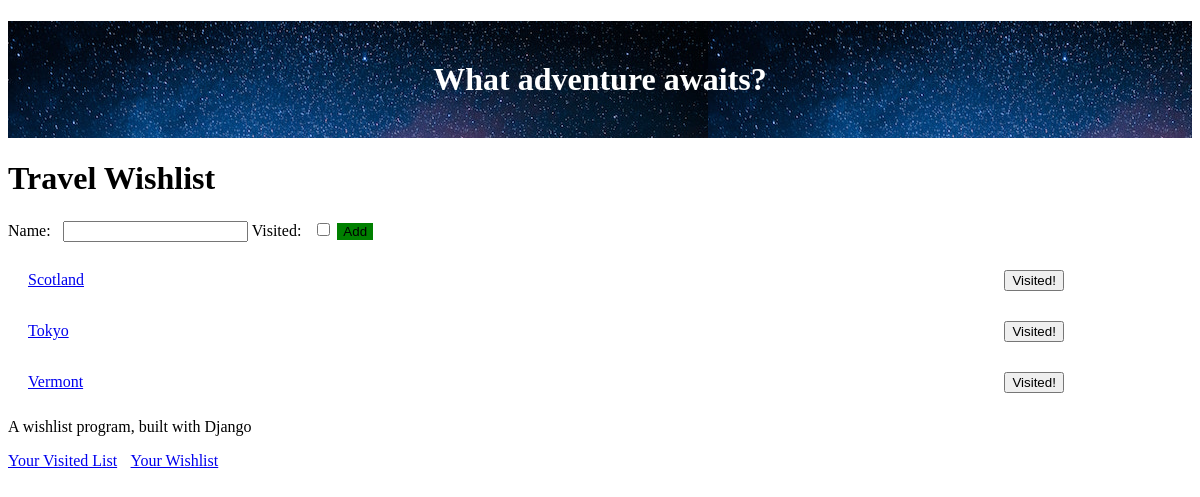
Page / (signed in) on the earlier database version.
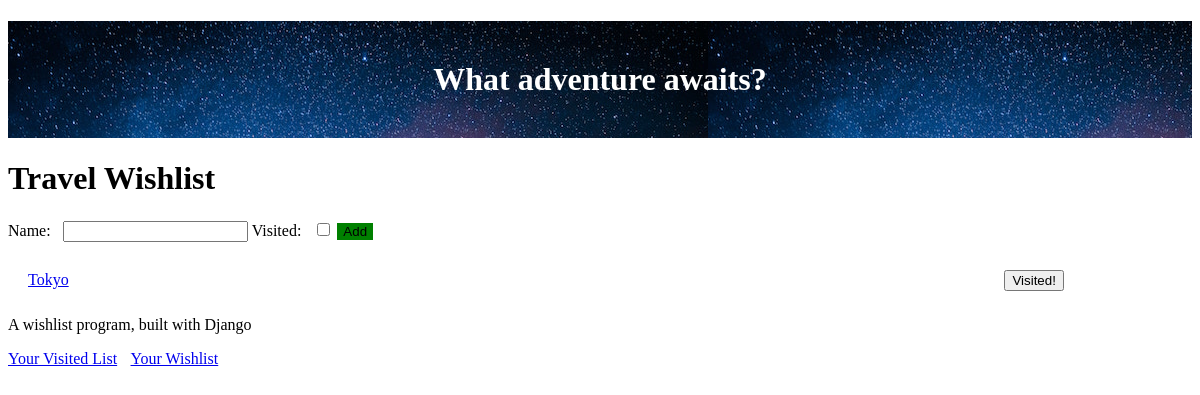
Same page on the later database version.
### travel_wishlist/models.py (models this page shows, shortened)
class Place(models.Model):
    user = models.ForeignKey('auth.User', null=False, on_delete=models.CASCADE)
    name = models.CharField(max_length=200)#Max length of title
    visited = models.BooleanField(default=False)#True/False field
    notes = models.TextField(blank=True, null=True)
    date_visited = models.DateField(blank=True, null=True)
    photo = models.ImageField(upload_to='user_images/', blank=True, null=True)

### travel_wishlist/views.py (the view, shortened to what this page needs)
# urls.py: path('', views.place_list, name = 'place_list'),#creates place_list url
@login_required #one user name required
def place_list(request):
    places = Place.objects.filter(user=request.user, visited = False).order_by('name')
    new_place_form = NewPlaceForm()
    return render(request, 'travel_wishlist/wishlist.html', {'places':places, 'new_place_form': new_place_form})

### travel_wishlist/forms.py
class NewPlaceForm(forms.ModelForm):
    class Meta:
        model = Place
        fields = ('name', 'visited')

### travel_wishlist/templates/travel_wishlist/wishlist.html (shortened to what this page needs)
{% extends 'travel_wishlist/base.html' %}
{% block content %}
<h1>Travel Wishlist</h1>
<form method="POST" action="{% url 'place_list' %}">
    {{ new_place_form }}
    <button id="add-new-place" type="submit">Add</button>
</form>
{% for place in places %}
<div class="wishlist-place">
    <span class = place-name>
        <a href="{% url 'place_details' place.id %}">{{ place.name }}</a>
    </span>
    <form class="visited-form" method="POST" action="{% url 'place_was_visited' place.id %}">
        <button>Visited!</button>
    </form>
</div>
{% empty %}
<p>You have no places in your wishlistlist</p>
{% endfor %}
{% endblock %}

Differences in the rows shown:
no longer on this page (row edited): Place: name "Scotland"
no longer on this page (row edited): Place: name "Vermont"
